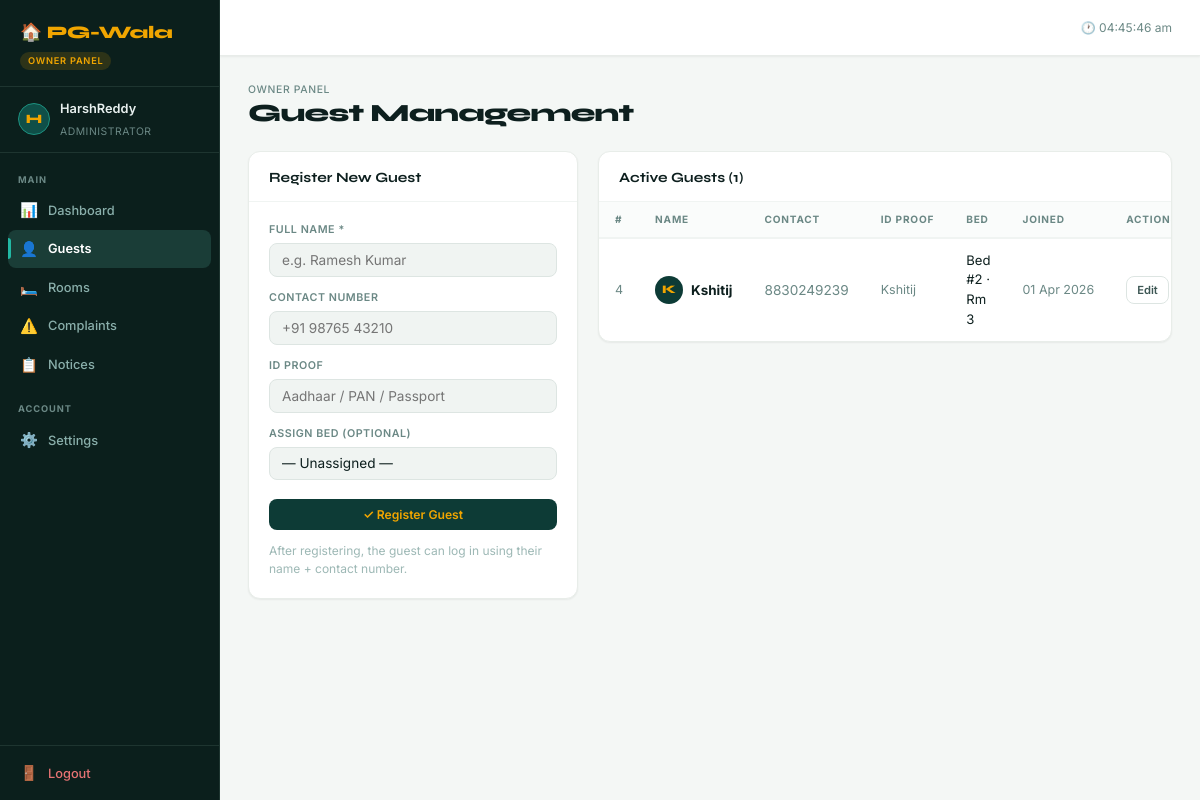
/owner/guests (signed in), run on the app's committed database.
### models.py (models this page shows, shortened)
class Owner(UserMixin, db.Model):
    __tablename__ = 'owners'
    id       = db.Column(db.Integer, primary_key=True)
    username = db.Column(db.String(50), unique=True, nullable=False)
    password_hash = db.Column(db.String(200), nullable=False)

class Guest(db.Model):
    __tablename__ = 'guests'
    guest_id     = db.Column(db.Integer, primary_key=True)
    name         = db.Column(db.String(100), nullable=False)
    contact_info = db.Column(db.String(20))
    id_proof     = db.Column(db.String(100))
    bed_id       = db.Column(db.Integer, db.ForeignKey('beds.bed_id'), nullable=True)
    joined_on    = db.Column(db.DateTime, default=datetime.utcnow)
    is_active    = db.Column(db.Boolean, default=True)
    checkout_requested = db.Column(db.Boolean, default=False)
    complaints   = db.relationship('Complaint', backref='guest', lazy=True)

class Bed(db.Model):
    __tablename__ = 'beds'
    bed_id      = db.Column(db.Integer, primary_key=True)
    room_no     = db.Column(db.Integer, db.ForeignKey('rooms.room_no'), nullable=False)
    is_occupied = db.Column(db.Boolean, default=False)
    guest       = db.relationship('Guest', backref='bed', uselist=False)

### routes/owner.py (the view, shortened to what this page needs)
@owner_bp.route('/guests', methods=['GET', 'POST'])
@owner_required
def guests():
    all_guests   = Guest.query.filter_by(is_active=True).order_by(Guest.joined_on.desc()).all()
    vacant_beds  = Bed.query.filter_by(is_occupied=False).all()
    checkouts    = Guest.query.filter_by(is_active=True, checkout_requested=True).all()
    return render_template('owner/guests.html',
        guests=all_guests, vacant_beds=vacant_beds, checkouts=checkouts)

### app.py (called while the page is built)
@login_manager.user_loader
def load_user(user_id):
    if user_id.startswith('owner-'):
        return Owner.query.get(int(user_id.split('-')[1]))
    elif user_id.startswith('guest-'):
        return Guest.query.get(int(user_id.split('-')[1]))
    return None

### routes/owner.py (called while the page is built)
def owner_required(f):
    @wraps(f)
    @login_required
    def decorated(*args, **kwargs):
        if not isinstance(current_user, Owner):
            flash('Owner access only.', 'error')
            return redirect(url_for('auth.login'))
        return f(*args, **kwargs)
    return decorated

### templates/owner/guests.html (shortened to what this page needs)
{% extends "owner/base_owner.html" %}
{% block content %}
<div class="page-header">
  <div class="page-title"><small>Owner Panel</small>Guest Management</div>
</div>
<div class="two-col">
  <div class="card">
    <div class="card-header"><span class="card-title">Register New Guest</span></div>
    <div class="card-body">
      <form method="POST" action="{{ url_for('owner.guests') }}">
        <div class="form-group">
          <label>Full Name *</label>
          <input type="text" name="name" placeholder="e.g. Ramesh Kumar" required>
        </div>
        <div class="form-group">
          <label>Contact Number</label>
          <input type="text" name="contact" placeholder="+91 98765 43210">
        </div>
        <div class="form-group">
          <label>ID Proof</label>
          <input type="text" name="id_proof" placeholder="Aadhaar / PAN / Passport">
        </div>
        <div class="form-group">
          <label>Assign Bed (optional)</label>
          <select name="bed_id">
            <option value="">— Unassigned —</option>
          </select>
        </div>
        <button type="submit" class="btn btn-primary btn-full" style="margin-top:6px;">✓ Register Guest</button>
      </form>
      <p style="font-size:.75rem; color:var(--text-light); margin-top:12px;">
        After registering, the guest can log in using their name + contact number.
      </p>
    </div>
  </div>
  <div class="card">
    <div class="card-header">
      <span class="card-title">Active Guests ({{ guests|length }})</span>
    </div>
    <div class="table-wrap">
      <table>
        <thead>
          <tr><th>#</th><th>Name</th><th>Contact</th><th>ID Proof</th><th>Bed</th><th>Joined</th><th>Actions</th></tr>
        </thead>
        <tbody>
          {% for g in guests %}
          <tr>
            <td style="color:var(--text-muted); font-size:.78rem;">{{ g.guest_id }}</td>
            <td>
              <div style="display:flex; align-items:center; gap:8px;">
                <div class="recent-avatar" style="width:28px;height:28px;font-size:.72rem;">{{ g.name[0].upper() }}</div>
                <div>
                  <strong>{{ g.name }}</strong>
                </div>
              </div>
            </td>
            <td style="color:var(--text-muted); font-size:.85rem;">{{ g.contact_info or '—' }}</td>
            <td style="font-size:.78rem; color:var(--text-muted);">{{ g.id_proof or '—' }}</td>
            <td style="font-size:.82rem;">
              {% if g.bed %}Bed #{{ g.bed_id }} · Rm {{ g.bed.room_no }}{% else %}—{% endif %}
            </td>
            <td style="font-size:.78rem; color:var(--text-muted); white-space:nowrap;">
              {{ g.joined_on.strftime('%d %b %Y') if g.joined_on else '—' }}
            </td>
            <td>
              <div class="td-actions">
                <a href="{{ url_for('owner.edit_guest', gid=g.guest_id) }}" class="btn btn-ghost btn-sm">Edit</a>
              </div>
            </td>
          </tr>
          {% else %}
          <tr><td colspan="7"><div class="empty-state"><span class="emoji">🛎️</span><p>No guests registered.</p></div></td></tr>
          {% endfor %}
        </tbody>
      </table>
    </div>
  </div>
</div>
{% endblock %}

### templates/owner/base_owner.html (shortened to what this page needs)
<!DOCTYPE html>
<html lang="en">
<head>
  <link rel="stylesheet" href="{{ url_for('static', filename='css/style.css') }}">
</head>
<body>
<div class="app-shell">
  <aside class="sidebar">
    <div class="sidebar-logo">
      <div class="sidebar-logo-text">🏠 PG-Wala</div>
      <span class="sidebar-role-badge owner">Owner Panel</span>
    </div>
    <div class="sidebar-user">
      <div class="sidebar-avatar">{{ current_user.username[0].upper() }}</div>
      <div class="sidebar-user-info">
        <strong>{{ current_user.username }}</strong>
        <span>Administrator</span>
      </div>
    </div>
    <nav class="sidebar-nav">
      <div class="sidebar-label">Main</div>
      <a href="{{ url_for('owner.dashboard') }}"
         class="sidebar-link {{ 'active' if request.endpoint == 'owner.dashboard' }}">
        <span class="sidebar-icon">📊</span> Dashboard
      </a>
      <a href="{{ url_for('owner.guests') }}"
         class="sidebar-link {{ 'active' if request.endpoint in ['owner.guests','owner.edit_guest'] }}">
        <span class="sidebar-icon">👤</span> Guests
      </a>
      <a href="{{ url_for('owner.rooms') }}"
         class="sidebar-link {{ 'active' if request.endpoint == 'owner.rooms' }}">
        <span class="sidebar-icon">🛏️</span> Rooms
      </a>
      <a href="{{ url_for('owner.complaints') }}"
         class="sidebar-link {{ 'active' if request.endpoint == 'owner.complaints' }}">
        <span class="sidebar-icon">⚠️</span> Complaints
      </a>
      <a href="{{ url_for('owner.notices') }}"
         class="sidebar-link {{ 'active' if request.endpoint == 'owner.notices' }}">
        <span class="sidebar-icon">📋</span> Notices
      </a>
      <div class="sidebar-label" style="margin-top:8px;">Account</div>
      <a href="{{ url_for('owner.settings') }}"
         class="sidebar-link {{ 'active' if request.endpoint == 'owner.settings' }}">
        <span class="sidebar-icon">⚙️</span> Settings
      </a>
    </nav>
    <div class="sidebar-bottom">
      <a href="{{ url_for('auth.logout') }}" class="sidebar-link" style="color:#e57373;">
        <span class="sidebar-icon">🚪</span> Logout
      </a>
    </div>
  </aside>
  <header class="topbar">
    <div class="topbar-actions">
      <span style="font-size:.75rem; color:var(--text-muted);">
        🕐 <span id="live-time"></span>
      </span>
    </div>
  </header>
  <main class="main-content">
    <div class="page">
      {% block content %}{% endblock %}
    </div>
  </main>
</div>
</body>
</html>

### data on the page
Owner: username "H", username "HarshReddy"
Guest: guest_id "4", name "K", name "Kshitij", contact_info "8830249239", id_proof "Kshitij", bed_id "2", bed.room_no "3", joined_on "01 Apr 2026"

### other printed values
{{ guests|length }} "1"
